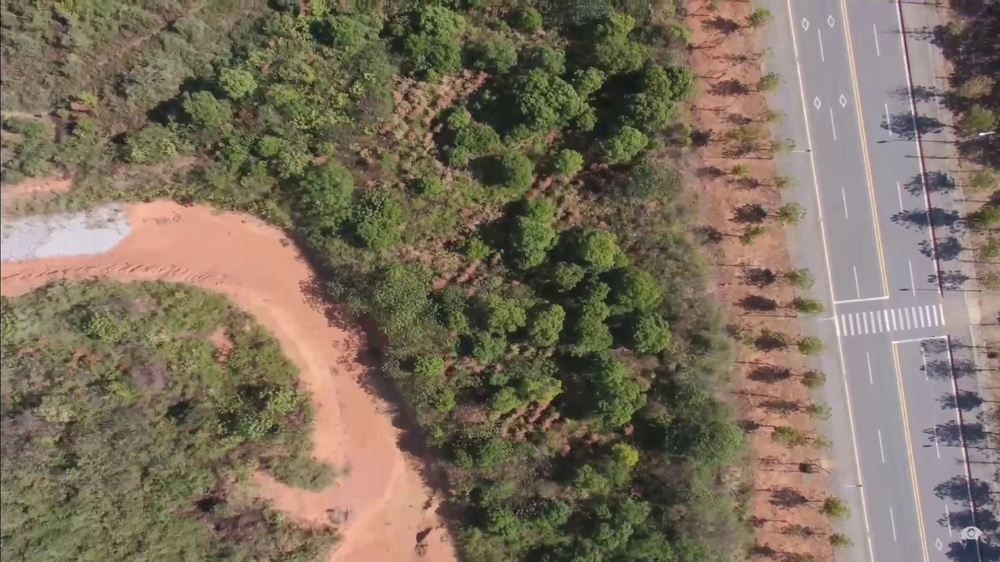
#> input picture test_data/0146.jpg, 1000 x 562 px, shrunk from 1920 x 1080 before the run, found by its file name
$ jupyter execute --allow-errors alg_test.ipynb   (older library calls are emulated)
#> lines starting #> are read from the running program, lines starting #| are printed output that depends on the picture
[cell 1]
import shapely
import numpy as np
from shapely.geometry import Polygon
import matplotlib.pyplot as plt

[cell 2]
pts1 = np.random.random((4,2))

[cell 3]
pts1_poly = Polygon(pts1).convex_hull

[cell 4]
pts1_poly

[cell 5]
plt.scatter(pts1[:,0],pts1[:,1])
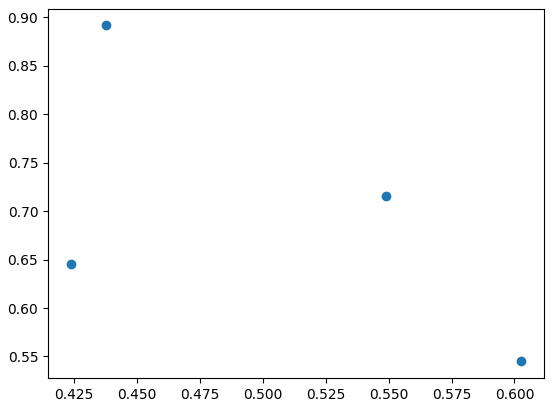
#> figure drawn by matplotlib, 1 panel

[cell 6]
a = np.array([[1,2,3],[2,3,1]])

[cell 7]
a.shape == (2,3)

[cell 8]
x = np.random.random((3))

[cell 9]
x

[cell 10]
x.shape

[cell 11]
idx = x.argsort()[::-1]

[cell 12]
y = x[idx]

[cell 13]
y

[cell 14]
import cv2
import numpy as np

[cell 15]
image1 = cv2.imread(r"/Users/ronghao/code/stitch/pystitch/test_data/0146.jpg")
#> image1 is the input picture: shape (562, 1000, 3); mean B, G, R 93.6, 111.3, 123.8
image2 = cv2.imread(r"/Users/ronghao/code/stitch/pystitch/test_data/0148.jpg")
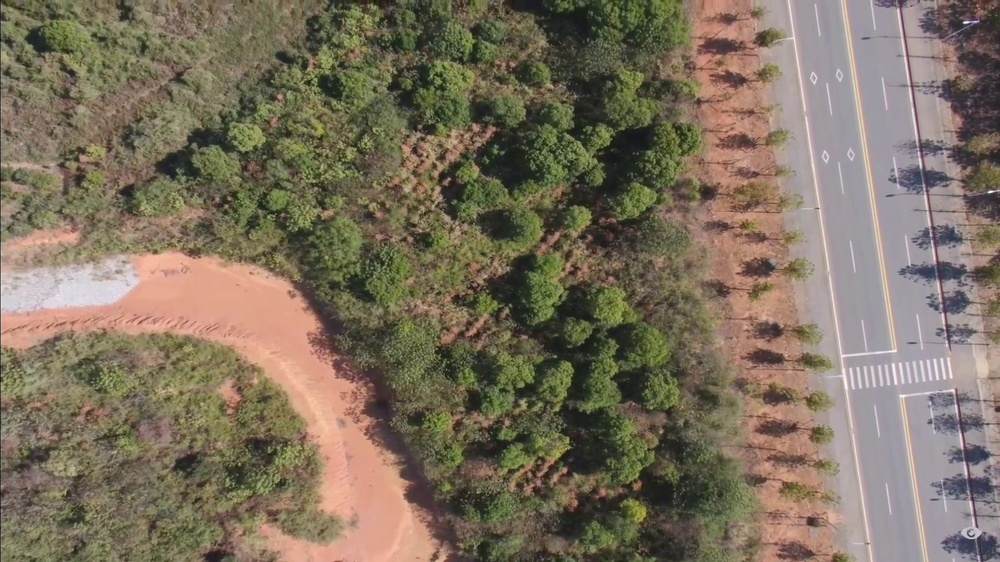
#> input picture test_data/0148.jpg, 1000 x 562 px, shrunk from 1920 x 1080 before the run, found by its file name
#> image2 is the input picture: shape (562, 1000, 3); mean B, G, R 93.9, 112.1, 124.1

[cell 16]
sift = cv2.SIFT_create()
#> (the rest of this cell did not finish here and is left out)

[cell 17]
k1,d1 = sift.detectAndCompute(image1,None)
#> k1 = 7576 keypoints; strongest (x, y, size): (982, 134, 2.5), (972, 509, 2.1), (420, 536, 6.2), (976, 533, 8.9)
k2,d2 = sift.detectAndCompute(image2,None)
#> k2 = 8390 keypoints; strongest (x, y, size): (990, 192, 2.4), (965, 22, 2.3), (975, 22, 1.9), (812, 521, 7.3)

[cell 18]
matcher = cv2.DescriptorMatcher.create("BruteForce")
matches = matcher.knnMatch(d1, d2, 2)
#> matches = 7576 matches
goods = []
for match in matches:
    if len(match) == 2 and match[0].distance < match[1].distance * 0.7:
        goods.append(match[0])
#> after the loop, goods = 2644 matches
dst_pts = np.float32([k1[match.queryIdx].pt for match in goods])
#> dst_pts = 2644 pairs, first value 9.13 to 987.1, second value 4.03 to 549.3
src_pts = np.float32([k2[match.trainIdx].pt for match in goods])
#> src_pts = 2644 pairs, first value 17.63 to 994.6, second value 56.52 to 558.4

[cell 19]
homo,mask = cv2.findHomography(src_pts,dst_pts)
#> homo = [[1.02, 0.00496, -12.66], [0.0122, 0.997, -53.78], [1.18e-05, 1.63e-05, 1]]; mask = 2644 values, max 1 at index 0, min 0 at index 1, mean 0.366

#> (a cell that did not finish here is left out)

#> (a cell that did not finish here is left out)

[cell 22]
mask.shape
#> Out = (2644, 1)
